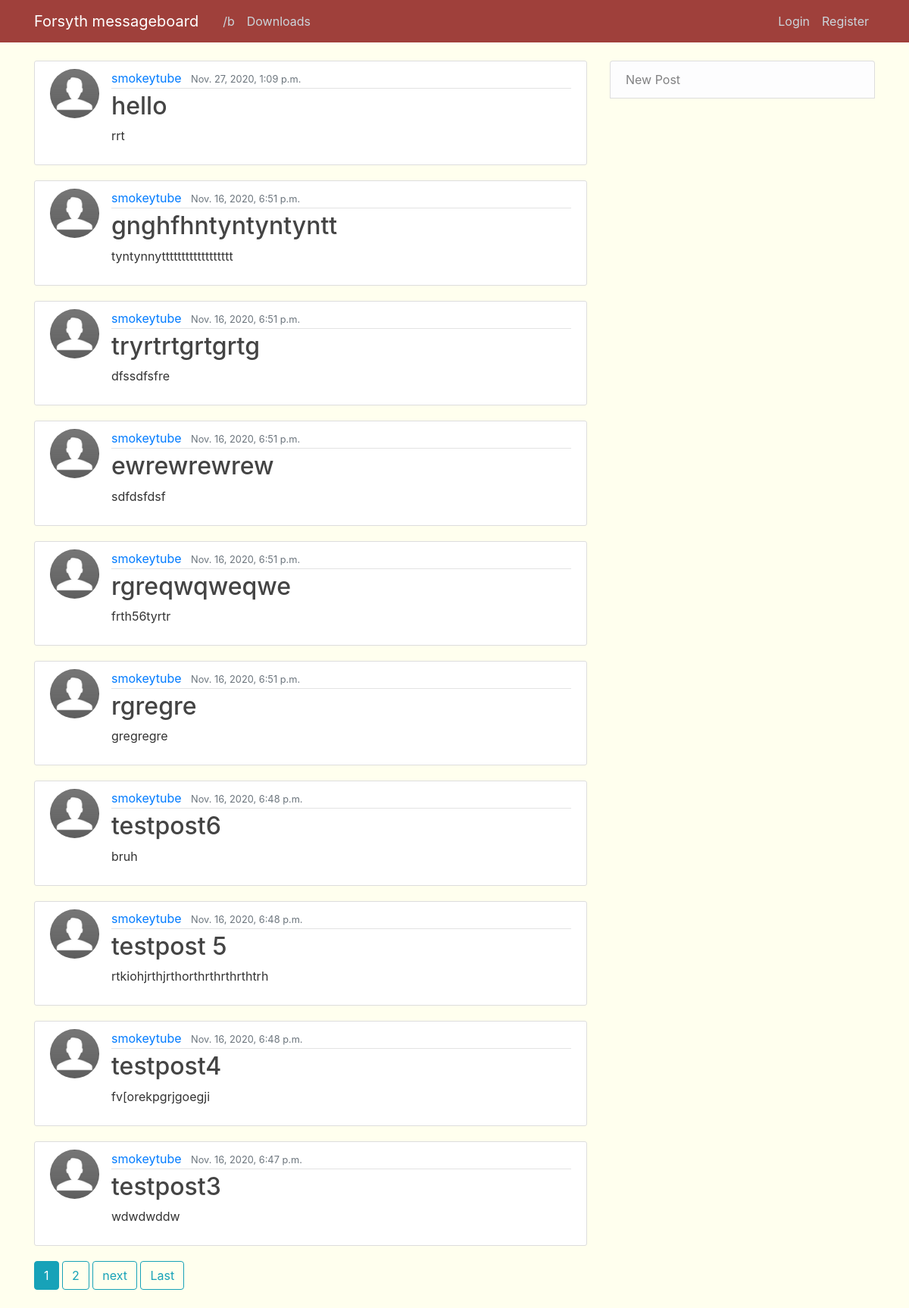
/brandom/, run on an earlier commit of the app's database.
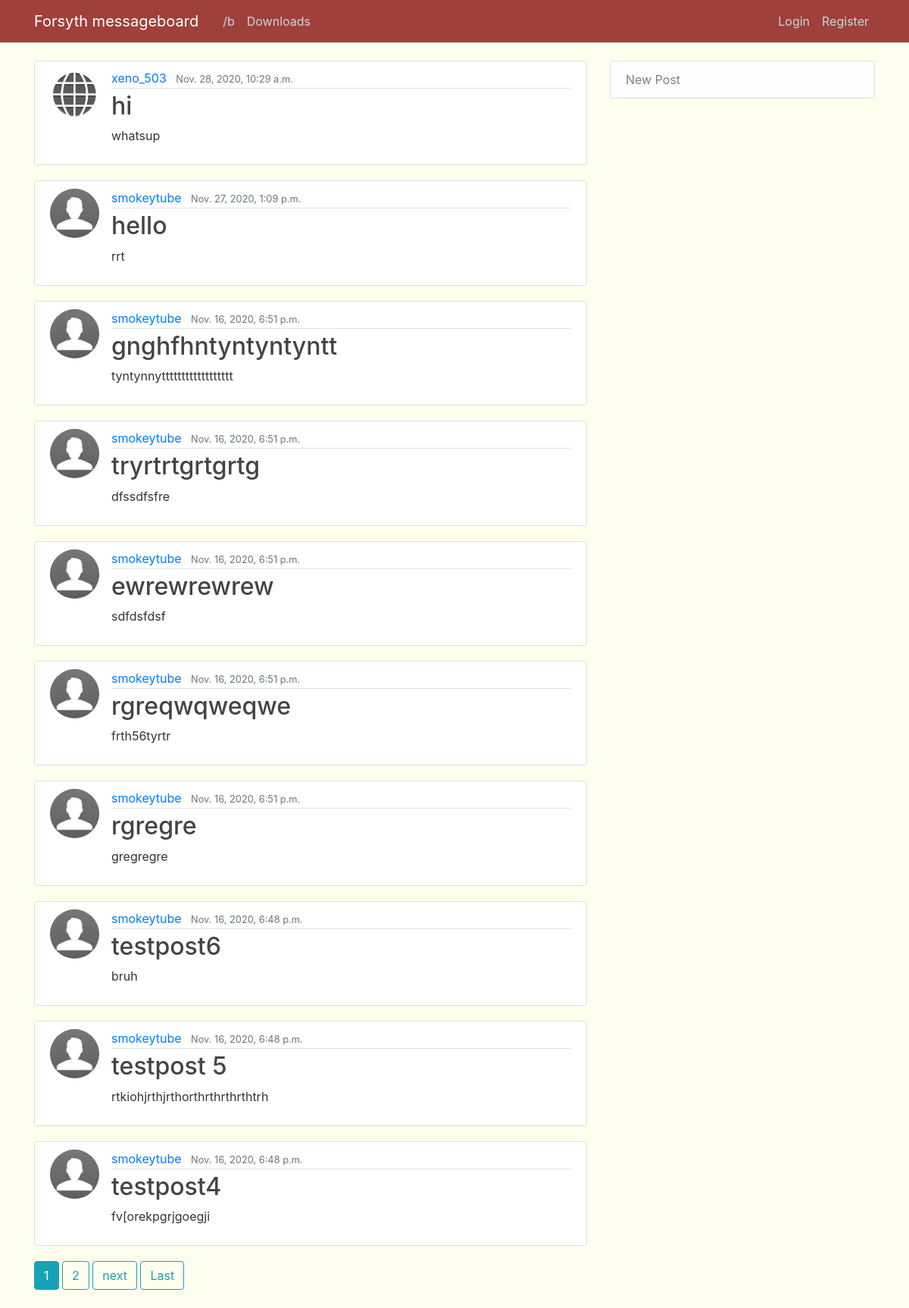
And on a later commit of the database.
### brandom/models.py (models this page shows, shortened)
class Post(models.Model):
    title = models.CharField(max_length=100)
    content = models.TextField()
    date_posted = models.DateTimeField(default=timezone.now)
    author = models.ForeignKey(User, on_delete=models.CASCADE)

### users/models.py (models this page shows, shortened)
class Profile(models.Model):
    user = models.OneToOneField(User, on_delete=models.CASCADE)
    image = models.ImageField(default='default.jpg', upload_to='profile_pics')

### brandom/views.py (the view)
# urls.py: path('', PostListView.as_view(), name='brandom-home'),
class PostListView(ListView):
    model = Post
    template_name = 'brandom/home.html'
    context_object_name = 'posts'
    ordering = ['-date_posted']
    paginate_by = 10

### brandom/templates/brandom/home.html (shortened to what this page needs)
{% extends "brandom/base.html" %}
{% block content %}
    {% for post in posts %}
            <article class="media content-section">
             <img class="rounded-circle article-img" src="{{ post.author.profile.image.url }}">
        <div class="media-body">
            <div class="article-metadata">
            <a class="mr-2" href="{% url 'user-posts' post.author.username %}">{{ post.author }}</a>
            <small class="text-muted">{{ post.date_posted }}</small>
            </div>
            <h2><a class="article-title" href="{% url 'post-detail' post.id %}">{{ post.title }}</a></h2>
            <p class="article-content">{{ post.content }}</p>
        </div>
        </article>
    {% endfor %}
    {% if is_paginated %}
        {% for num in page_obj.paginator.page_range %}
            {% if page_obj.number == num %}
            <a class="btn btn-info mb-4" href="?page={{ num }}">{{ num }}</a>
            {% elif num > page_obj.number|add:'-3' and num < page_obj.number|add:'3'%}
            <a class="btn btn-outline-info mb-4" href="?page={{ num }}">{{ num }}</a>
            {% endif %}
        {% endfor %}
        {% if page_obj.has_next %}
        <a class="btn btn-outline-info mb-4" href="?page={{ page_obj.next_page_number }}">next</a>
        <a class="btn btn-outline-info mb-4" href="?page={{ page_obj.paginator.num_pages }}">Last</a>
        {% endif %}
    {% endif %}
{% endblock content %}

### brandom/templates/brandom/base.html (shortened to what this page needs)
{% load static %}
<!DOCTYPE html>
<html>
<head>
    <link rel="stylesheet" href="https://stackpath.bootstrapcdn.com/bootstrap/4.3.1/css/bootstrap.min.css">
    <link rel="stylesheet" type="text/css" href="{% static 'brandom/main.css' %}">
</head>
<body>
        <header class="site-header">
    <nav class="navbar navbar-expand-md navbar-dark bg-steel fixed-top">
        <div class="container">
        <a class="navbar-brand mr-4" href="{% url 'homeboard-home' %}">Forsyth messageboard</a>
        <div class="collapse navbar-collapse" id="navbarToggle">
            <div class="navbar-nav mr-auto">
            <a class="nav-item nav-link" href="{% url 'brandom-home' %}">/b</a>
            <a class="nav-item nav-link" href="{% url 'download-home' %}">Downloads</a>
            </div>
            <div class="navbar-nav">
            {% if user.is_authenticated %}
            <a class="nav-item nav-link" href="{% url 'profile' %}">Profile</a>
            <a class="nav-item nav-link" href="{% url 'logout' %}">Logout</a>
            {% else %}
            <a class="nav-item nav-link" href="{% url 'login' %}">Login</a>
            <a class="nav-item nav-link" href="{% url 'register' %}">Register</a>
            {% endif %}
            </div>
        </div>
        </div>
    </nav>
    </header>
    <main role="main" class="container">
        <div class="row">
            <div class="col-md-8">
            {% block content %}{% endblock %}
            </div>
            <div class="col-md-4">
                    <a class="list-group-item list-group-item-light" href="{% url 'post-create' %}">New Post</a>
            </div>
        </div>
        </main>
</body>
</html>

### brandom/static/brandom/main.css (style rules this page uses)
body { background: #FFFFEE; color: #333333; margin-top: 5rem; }
h1, h2, h3, h4, h5, h6 { color: #444444; }
.bg-steel { background-color: #9F403B; }
.site-header .navbar-nav .nav-link { color: #cbd5db; }
.content-section { background: #ffffff; padding: 10px 20px; border: 1px solid #dddddd; border-radius: 3px; margin-bottom: 20px; }
.article-title { color: #444444; }
.article-content { white-space: pre-line; }
.article-img { height: 65px; width: 65px; margin-right: 16px; }
.article-metadata { padding-bottom: 1px; margin-bottom: 4px; border-bottom: 1px solid #e3e3e3 }

What changed in the data, as far as the page shows it:
no longer on this page (row unchanged): Post: author.profile.image (placeholder picture), author "smokeytube", date_posted "Nov. 16, 2020, 6:47 p.m.", title "testpost3", content "wdwdwddw"
added Post: author.profile.image (picture), author "xeno_503", date_posted "Nov. 28, 2020, 10:29 a.m.", title "hi", content "whatsup"
